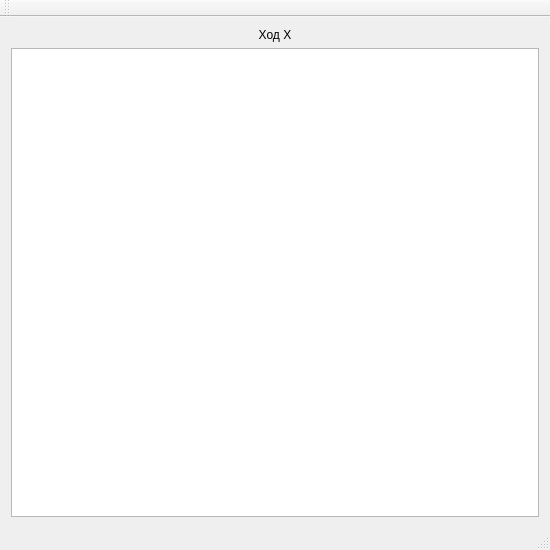
<?xml version="1.0" encoding="UTF-8"?>
<ui version="4.0">
 <class>MainWindow</class>
 <widget class="QMainWindow" name="MainWindow">
  <property name="geometry">
   <rect>
    <x>0</x>
    <y>0</y>
    <width>550</width>
    <height>550</height>
   </rect>
  </property>
  <property name="windowTitle">
   <string>Gomoku</string>
  </property>
  <widget class="QWidget" name="centralWidget">
   <layout class="QGridLayout" name="gridLayout">
    <item row="2" column="0">
     <widget class="QGraphicsView" name="graphicsView"/>
    </item>
    <item row="1" column="0">
     <widget class="QLabel" name="label">
      <property name="text">
       <string>Ход X</string>
      </property>
      <property name="alignment">
       <set>Qt::AlignCenter</set>
      </property>
     </widget>
    </item>
   </layout>
  </widget>
  <widget class="QMenuBar" name="menuBar">
   <property name="geometry">
    <rect>
     <x>0</x>
     <y>0</y>
     <width>550</width>
     <height>21</height>
    </rect>
   </property>
  </widget>
  <widget class="QToolBar" name="mainToolBar">
   <attribute name="toolBarArea">
    <enum>TopToolBarArea</enum>
   </attribute>
   <attribute name="toolBarBreak">
    <bool>false</bool>
   </attribute>
  </widget>
  <widget class="QStatusBar" name="statusBar"/>
 </widget>
 <layoutdefault spacing="6" margin="11"/>
 <resources/>
 <connections/>
</ui>
